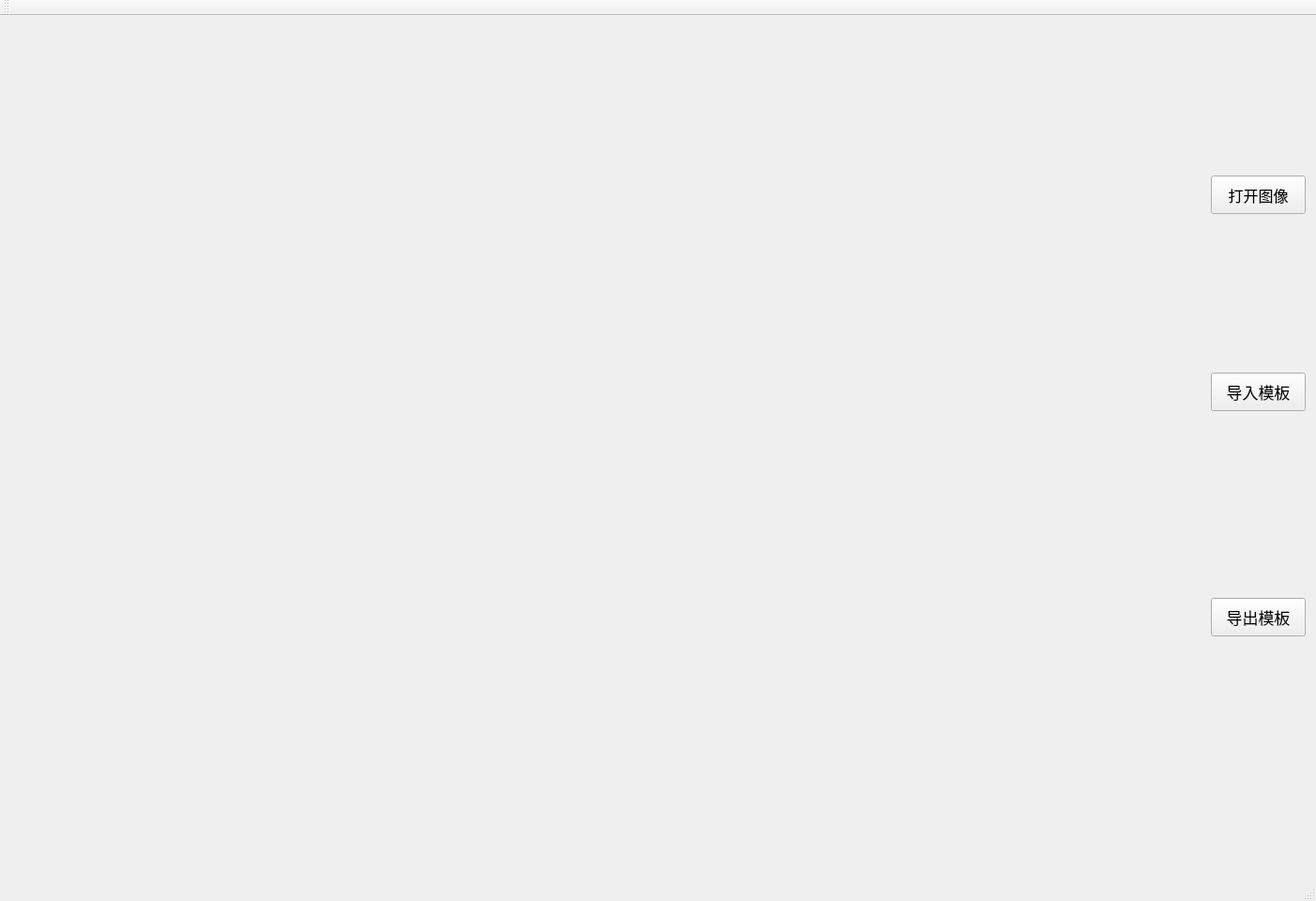
<?xml version="1.0" encoding="UTF-8"?>
<ui version="4.0">
 <class>OneToolClass</class>
 <widget class="QMainWindow" name="OneToolClass">
  <property name="geometry">
   <rect>
    <x>0</x>
    <y>0</y>
    <width>1402</width>
    <height>960</height>
   </rect>
  </property>
  <property name="windowTitle">
   <string>OneTool</string>
  </property>
  <widget class="QWidget" name="centralWidget">
   <widget class="QPushButton" name="pushButton">
    <property name="geometry">
     <rect>
      <x>1290</x>
      <y>380</y>
      <width>101</width>
      <height>41</height>
     </rect>
    </property>
    <property name="font">
     <font>
      <pointsize>13</pointsize>
     </font>
    </property>
    <property name="text">
     <string>导入模板</string>
    </property>
   </widget>
   <widget class="QPushButton" name="pushButton_2">
    <property name="geometry">
     <rect>
      <x>1290</x>
      <y>620</y>
      <width>101</width>
      <height>41</height>
     </rect>
    </property>
    <property name="font">
     <font>
      <pointsize>13</pointsize>
     </font>
    </property>
    <property name="text">
     <string>导出模板</string>
    </property>
   </widget>
   <widget class="QPushButton" name="pushButton_3">
    <property name="geometry">
     <rect>
      <x>1290</x>
      <y>170</y>
      <width>101</width>
      <height>41</height>
     </rect>
    </property>
    <property name="font">
     <font>
      <pointsize>12</pointsize>
     </font>
    </property>
    <property name="text">
     <string>打开图像</string>
    </property>
   </widget>
  </widget>
  <widget class="QMenuBar" name="menuBar">
   <property name="geometry">
    <rect>
     <x>0</x>
     <y>0</y>
     <width>1402</width>
     <height>23</height>
    </rect>
   </property>
  </widget>
  <widget class="QToolBar" name="mainToolBar">
   <attribute name="toolBarArea">
    <enum>TopToolBarArea</enum>
   </attribute>
   <attribute name="toolBarBreak">
    <bool>false</bool>
   </attribute>
  </widget>
  <widget class="QStatusBar" name="statusBar"/>
 </widget>
 <layoutdefault spacing="6" margin="11"/>
 <resources>
  <include location="onetool.qrc"/>
 </resources>
 <connections>
  <connection>
   <sender>pushButton_3</sender>
   <signal>clicked()</signal>
   <receiver>OneToolClass</receiver>
   <slot>openImgFile()</slot>
   <hints>
    <hint type="sourcelabel">
     <x>1290</x>
     <y>205</y>
    </hint>
    <hint type="destinationlabel">
     <x>580</x>
     <y>118</y>
    </hint>
   </hints>
  </connection>
  <connection>
   <sender>pushButton</sender>
   <signal>clicked()</signal>
   <receiver>OneToolClass</receiver>
   <slot>openTemFile()</slot>
   <hints>
    <hint type="sourcelabel">
     <x>1290</x>
     <y>415</y>
    </hint>
    <hint type="destinationlabel">
     <x>564</x>
     <y>239</y>
    </hint>
   </hints>
  </connection>
  <connection>
   <sender>pushButton_2</sender>
   <signal>clicked()</signal>
   <receiver>OneToolClass</receiver>
   <slot>saveTemplate()</slot>
   <hints>
    <hint type="sourcelabel">
     <x>1312</x>
     <y>664</y>
    </hint>
    <hint type="destinationlabel">
     <x>618</x>
     <y>476</y>
    </hint>
   </hints>
  </connection>
 </connections>
 <slots>
  <slot>openImgFile()</slot>
  <slot>openTemFile()</slot>
  <slot>saveTemplate()</slot>
  <slot>slot2()</slot>
 </slots>
</ui>
